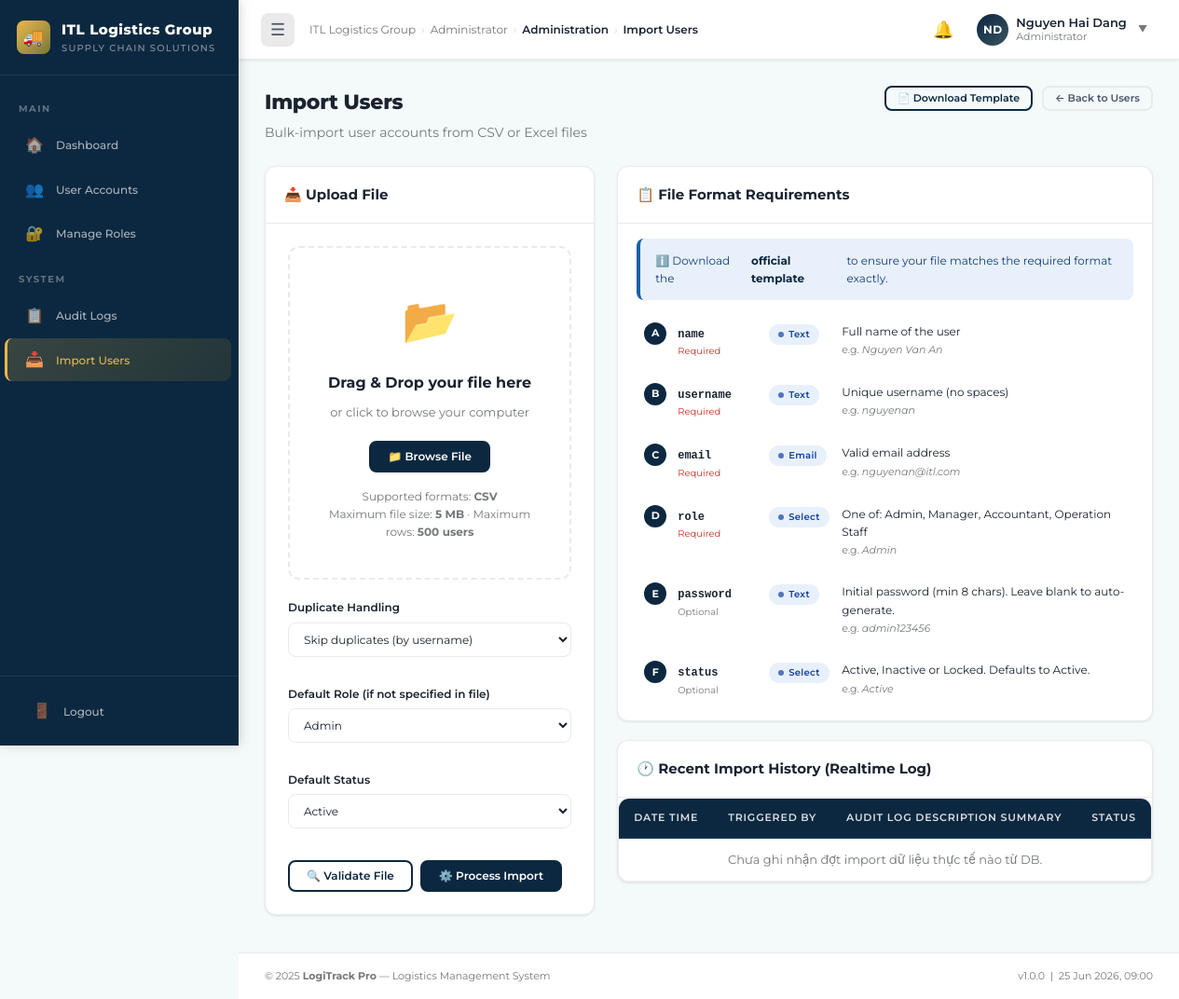
Screenshot of /admin/import_users.php (signed in) with the database file from the repository.
### tables this page shows
CREATE TABLE `role` (
  `RoleID` int(11) NOT NULL,
  `RoleName` varchar(50) NOT NULL
);

### admin/import_users.php (the view, shortened to what this page needs)
<?php
require_once __DIR__ . '/../includes/page_shell.php';
$db = get_db();
$roles_options_res = $db->query("SELECT RoleID, RoleName FROM role ORDER BY RoleID");
$role_select_html = '';
while ($r = $roles_options_res->fetch_assoc()) {
    $role_select_html .= "<option value=\"{$r['RoleID']}\">{$r['RoleName']}</option>";
}
$recent_imports = [];
?>
<div class="page-header">
  <div>
    <h1 class="page-title">Import Users</h1>
    <p class="text-muted" style="margin-top:4px;">Bulk-import user accounts from CSV or Excel files</p>
  </div>
  <div class="page-actions">
    <a href="#" class="btn btn-outline btn-sm" onclick="downloadTemplate(); return false;">📄 Download Template</a>
    <a href="/admin/users.php" class="btn btn-ghost btn-sm">← Back to Users</a>
  </div>
</div>
<div class="grid-2 mt-8" style="gap:24px;align-items:start;">
  <div style="display:flex;flex-direction:column;gap:20px;">
    <div class="card">
      <div class="card-header">
        <h3 class="card-title">📥 Upload File</h3>
      </div>
      <div class="card-body" style="padding:24px;">
        <form id="importForm" method="POST" action="" enctype="multipart/form-data">
          <div class="upload-zone" id="uploadZone"
               ondragover="handleDragOver(event)"
               ondragleave="handleDragLeave(event)"
               ondrop="handleDrop(event)">
            <div style="font-size:48px;margin-bottom:16px;">📂</div>
            <div style="font-weight:700;font-size:16px;color:var(--text-primary);margin-bottom:8px;">
              Drag &amp; Drop your file here
            </div>
            <div style="color:var(--text-muted);font-size:13px;margin-bottom:20px;">
              or click to browse your computer
            </div>
            <button type="button" class="btn btn-primary"
                    onclick="document.getElementById('fileInput').click()">
              📁 Browse File
            </button>
            <div style="margin-top:16px;font-size:12px;color:var(--text-muted);">
              Supported formats: <strong>CSV</strong><br>
              Maximum file size: <strong>5 MB</strong> · Maximum rows: <strong>500 users</strong>
            </div>
          </div>
          <div style="margin-top:20px;display:grid;gap:12px;">
            <div class="form-group">
              <label class="form-label">Duplicate Handling</label>
              <select class="form-control" name="duplicate_handling">
                <option value="skip">Skip duplicates (by username)</option>
              </select>
            </div>
            <div class="form-group">
              <label class="form-label">Default Role (if not specified in file)</label>
              <select class="form-control" name="default_role">
                <?= $role_select_html ?>
              </select>
            </div>
            <div class="form-group">
              <label class="form-label">Default Status</label>
              <select class="form-control" name="default_status">
                <option value="active">Active</option>
              </select>
            </div>
          </div>
          <div class="flex gap-8 mt-16">
            <button type="button" class="btn btn-outline" onclick="submitWithAction('validate')" id="btnValidate" disabled>
              🔍 Validate File
            </button>
            <button type="button" class="btn btn-primary" onclick="submitWithAction('import')" id="btnProcess" disabled>
              ⚙️ Process Import
            </button>
          </div>
        </form>
      </div>
    </div>
  </div>
  <div style="display:flex;flex-direction:column;gap:20px;">
    <div class="card">
      <div class="card-header">
        <h3 class="card-title">📋 File Format Requirements</h3>
      </div>
      <div class="card-body" style="padding:16px 20px;">
        <div class="alert alert-info" style="margin-bottom:16px;">
          ℹ️ Download the <a href="#" onclick="downloadTemplate(); return false;" style="color:var(--c-navy-800);font-weight:700;">official template</a> to ensure your file matches the required format exactly.
        </div>
        <div style="display:grid;gap:10px;">
          <?php
          $fields = [
            ['col' => 'A', 'name' => 'name', 'req' => true,  'type' => 'Text',   'desc' => 'Full name of the user', 'example' => 'Nguyen Van An'],
            ['col' => 'B', 'name' => 'username', 'req' => true,  'type' => 'Text',   'desc' => 'Unique username (no spaces)', 'example' => 'nguyenan'],
            ['col' => 'C', 'name' => 'email', 'req' => true,  'type' => 'Email',  'desc' => 'Valid email address', 'example' => 'nguyenan@itl.com'],
            ['col' => 'D', 'name' => 'role', 'req' => true,  'type' => 'Select', 'desc' => 'One of: Admin, Manager, Accountant, Operation Staff', 'example' => 'Admin'],
            ['col' => 'E', 'name' => 'password', 'req' => false, 'type' => 'Text',   'desc' => 'Initial password (min 8 chars). Leave blank to auto-generate.', 'example' => 'admin123456'],
            ['col' => 'F', 'name' => 'status', 'req' => false, 'type' => 'Select', 'desc' => 'Active, Inactive or Locked. Defaults to Active.', 'example' => 'Active'],
          ];
          foreach ($fields as $f): ?>
            <div style="display:grid;grid-template-columns:28px 90px 70px 1fr;gap:8px;align-items:start;padding:8px;background:var(--bg-alt);border-radius:6px;border:1px solid var(--border-light);">
              <div style="background:var(--c-navy-800);color:#fff;width:24px;height:24px;border-radius:50%;display:flex;align-items:center;justify-content:center;font-size:11px;font-weight:700;"><?= $f['col'] ?></div>
              <div>
                <code style="font-size:12px;font-weight:700;"><?= $f['name'] ?></code>
                <?php if ($f['req']): ?>
                  <span style="color:var(--c-red);font-size:10px;display:block;">Required</span>
                <?php else: ?>
                  <span style="color:var(--text-muted);font-size:10px;display:block;">Optional</span>
                <?php endif; ?>
              </div>
              <div>
                <span class="badge badge-blue" style="font-size:10px;"><?= $f['type'] ?></span>
              </div>
              <div>
                <div style="font-size:12px;color:var(--text-primary);"><?= htmlspecialchars($f['desc']) ?></div>
                <div style="font-size:11px;color:var(--text-muted);margin-top:2px;">e.g. <em><?= htmlspecialchars($f['example']) ?></em></div>
              </div>
            </div>
          <?php endforeach; ?>
        </div>
      </div>
    </div>
    <div class="card">
      <div class="card-header">
        <h3 class="card-title">🕐 Recent Import History (Realtime Log)</h3>
      </div>
      <div class="table-wrapper">
        <table style="font-size:13px;">
          <thead>
            <tr>
              <th>Date Time</th>
              <th>Triggered By</th>
              <th>Audit Log Description Summary</th>
              <th>Status</th>
            </tr>
          </thead>
          <tbody>
            <?php if (empty($recent_imports)): ?>
              <tr><td colspan="4" class="text-center text-muted">Chưa ghi nhận đợt import dữ liệu thực tế nào từ DB.</td></tr>
            <?php endif; ?>
          </tbody>
        </table>
      </div>
    </div>
  </div>
</div>

### assets/css/components.css (style rules this page uses)
.upload-zone { border: 2px dashed var(--border-color); border-radius: var(--border-radius-lg); padding: 40px; text-align: center; color: var(--text-muted); cursor: pointer; transition: border-color var(--transition-fast), background var(--transition-fast); }

### rows the page displays
role: col "D", name "role", shows "Required", type "Select", desc "One of: Admin, Manager, Accountant, Operation Staff", RoleName "Admin"

### other values shown
$sectionKey "MAIN"
$item['icon'] "🏠"
$item['label'] "Dashboard"
$item['icon'] "👥"
$item['label'] "User Accounts"
$item['icon'] "🔐"
$item['label'] "Manage Roles"
$sectionKey "SYSTEM"
$item['icon'] "📋"
$item['label'] "Audit Logs"
$item['icon'] "📥"
$item['label'] "Import Users"
$roleLabelDisplay "Administrator"
$crumb['label'] "Administration"
$crumb['label'] "Import Users"
